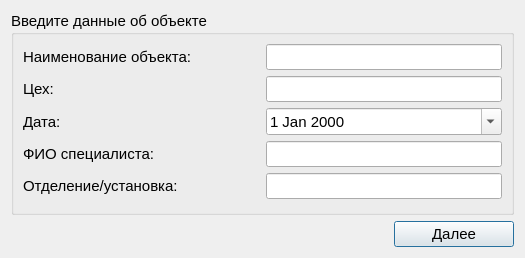
<?xml version="1.0" encoding="UTF-8"?>
<ui version="4.0">
 <class>ObjectWindow</class>
 <widget class="QDialog" name="ObjectWindow">
  <property name="geometry">
   <rect>
    <x>0</x>
    <y>0</y>
    <width>525</width>
    <height>258</height>
   </rect>
  </property>
  <property name="sizePolicy">
   <sizepolicy hsizetype="Maximum" vsizetype="Preferred">
    <horstretch>0</horstretch>
    <verstretch>0</verstretch>
   </sizepolicy>
  </property>
  <property name="font">
   <font>
    <pointsize>14</pointsize>
   </font>
  </property>
  <property name="windowTitle">
   <string>Информация об объекте</string>
  </property>
  <layout class="QVBoxLayout" name="verticalLayout_2">
   <item>
    <widget class="QGroupBox" name="groupBox">
     <property name="font">
      <font>
       <family>Segoe UI</family>
       <pointsize>11</pointsize>
      </font>
     </property>
     <property name="title">
      <string>Введите данные об объекте</string>
     </property>
     <layout class="QVBoxLayout" name="verticalLayout">
      <item>
       <layout class="QHBoxLayout" name="horizontalLayout_object">
        <item>
         <widget class="QLabel" name="label_object">
          <property name="sizePolicy">
           <sizepolicy hsizetype="Expanding" vsizetype="Preferred">
            <horstretch>0</horstretch>
            <verstretch>0</verstretch>
           </sizepolicy>
          </property>
          <property name="font">
           <font>
            <family>Segoe UI</family>
            <pointsize>11</pointsize>
            <bold>false</bold>
           </font>
          </property>
          <property name="text">
           <string>Наименование объекта:</string>
          </property>
         </widget>
        </item>
        <item>
         <widget class="QLineEdit" name="lineEdit_object">
          <property name="font">
           <font>
            <family>Segoe UI</family>
            <pointsize>11</pointsize>
            <bold>false</bold>
           </font>
          </property>
         </widget>
        </item>
       </layout>
      </item>
      <item>
       <layout class="QHBoxLayout" name="horizontalLayout_manufactory">
        <item>
         <widget class="QLabel" name="label_manufactory">
          <property name="sizePolicy">
           <sizepolicy hsizetype="Expanding" vsizetype="Preferred">
            <horstretch>0</horstretch>
            <verstretch>0</verstretch>
           </sizepolicy>
          </property>
          <property name="font">
           <font>
            <family>Segoe UI</family>
            <pointsize>11</pointsize>
            <bold>false</bold>
           </font>
          </property>
          <property name="text">
           <string>Цех:</string>
          </property>
         </widget>
        </item>
        <item>
         <widget class="QLineEdit" name="lineEdit_manufactory">
          <property name="font">
           <font>
            <family>Segoe UI</family>
            <pointsize>11</pointsize>
            <bold>false</bold>
           </font>
          </property>
         </widget>
        </item>
       </layout>
      </item>
      <item>
       <layout class="QHBoxLayout" name="horizontalLayout_date">
        <item>
         <widget class="QLabel" name="label_date">
          <property name="sizePolicy">
           <sizepolicy hsizetype="Expanding" vsizetype="Preferred">
            <horstretch>0</horstretch>
            <verstretch>0</verstretch>
           </sizepolicy>
          </property>
          <property name="font">
           <font>
            <family>Segoe UI</family>
            <pointsize>11</pointsize>
            <bold>false</bold>
           </font>
          </property>
          <property name="text">
           <string>Дата:</string>
          </property>
         </widget>
        </item>
        <item>
         <widget class="QDateEdit" name="dateEdit">
          <property name="sizePolicy">
           <sizepolicy hsizetype="Expanding" vsizetype="Fixed">
            <horstretch>0</horstretch>
            <verstretch>0</verstretch>
           </sizepolicy>
          </property>
          <property name="font">
           <font>
            <family>Segoe UI</family>
            <pointsize>11</pointsize>
            <bold>false</bold>
           </font>
          </property>
          <property name="calendarPopup">
           <bool>true</bool>
          </property>
         </widget>
        </item>
       </layout>
      </item>
      <item>
       <layout class="QHBoxLayout" name="horizontalLayout_FIO">
        <item>
         <widget class="QLabel" name="label_FIO">
          <property name="sizePolicy">
           <sizepolicy hsizetype="Expanding" vsizetype="Preferred">
            <horstretch>0</horstretch>
            <verstretch>0</verstretch>
           </sizepolicy>
          </property>
          <property name="font">
           <font>
            <family>Segoe UI</family>
            <pointsize>11</pointsize>
            <bold>false</bold>
           </font>
          </property>
          <property name="text">
           <string>ФИО специалиста:</string>
          </property>
         </widget>
        </item>
        <item>
         <widget class="QLineEdit" name="lineEdit_FIO">
          <property name="font">
           <font>
            <family>Segoe UI</family>
            <pointsize>11</pointsize>
            <bold>false</bold>
           </font>
          </property>
         </widget>
        </item>
       </layout>
      </item>
      <item>
       <layout class="QHBoxLayout" name="horizontalLayout_department">
        <item>
         <widget class="QLabel" name="label_department">
          <property name="sizePolicy">
           <sizepolicy hsizetype="Expanding" vsizetype="Preferred">
            <horstretch>0</horstretch>
            <verstretch>0</verstretch>
           </sizepolicy>
          </property>
          <property name="font">
           <font>
            <family>Segoe UI</family>
            <pointsize>11</pointsize>
            <bold>false</bold>
           </font>
          </property>
          <property name="text">
           <string>Отделение/установка:</string>
          </property>
         </widget>
        </item>
        <item>
         <widget class="QLineEdit" name="lineEdit_department">
          <property name="font">
           <font>
            <family>Segoe UI</family>
            <pointsize>11</pointsize>
            <bold>false</bold>
           </font>
          </property>
         </widget>
        </item>
       </layout>
      </item>
     </layout>
    </widget>
   </item>
   <item>
    <layout class="QHBoxLayout" name="horizontalLayout_2">
     <item>
      <spacer name="horizontalSpacer_2">
       <property name="orientation">
        <enum>Qt::Orientation::Horizontal</enum>
       </property>
       <property name="sizeHint" stdset="0">
        <size>
         <width>40</width>
         <height>20</height>
        </size>
       </property>
      </spacer>
     </item>
     <item>
      <widget class="QPushButton" name="pushButton">
       <property name="enabled">
        <bool>true</bool>
       </property>
       <property name="minimumSize">
        <size>
         <width>120</width>
         <height>0</height>
        </size>
       </property>
       <property name="font">
        <font>
         <family>Segoe UI</family>
         <pointsize>11</pointsize>
        </font>
       </property>
       <property name="text">
        <string>Далее</string>
       </property>
      </widget>
     </item>
    </layout>
   </item>
  </layout>
 </widget>
 <resources/>
 <connections/>
</ui>
